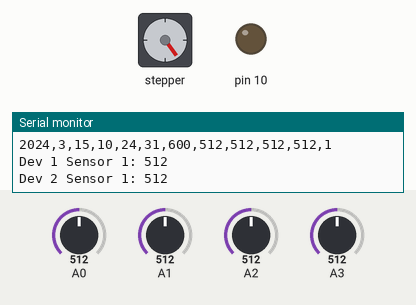
This sketch was run on a simulated Arduino Uno, built with avr-gcc and run on an emulated ATmega328P. On the bench: stepper motor, output pins drawn as LEDs (lit = HIGH), the last lines printed to the serial monitor. Inputs (shaded band) come from the test bench; at power-on: A1 = 512, A0 = 512, A3 = 512, A2 = 512. The local clock reads 2024-03-15 10:24:30 at power-on unless the sketch sets it; storage starts empty; random numbers use the default seed unless the sketch sets one; stepper angles assume 200 steps per turn.

Above: at 1.7 s.
1.8 s: A1 set to 108
At 2.7 s:
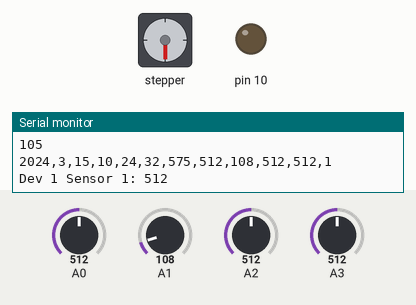
3.3 s: A1 set to 91
4.8 s: A1 set to 110
At 7.43 s:
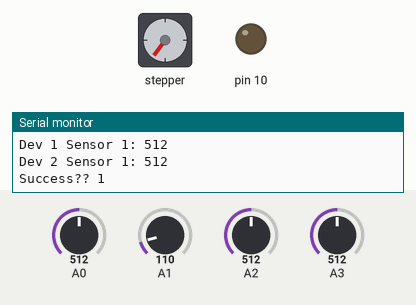
7.8 s: A0 set to 106
At 9.3 s:
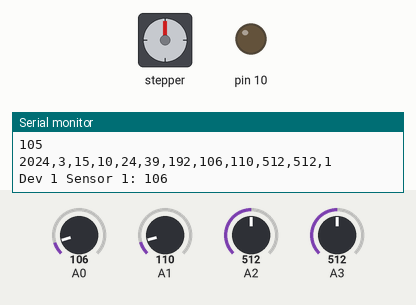
9.8 s: A0 set to 94
11.3 s: A3 set to 108
14.3 s: A3 set to 95
Timing chart, 0 to 17.3 s (numbered marks = the images above; inputs shaded):
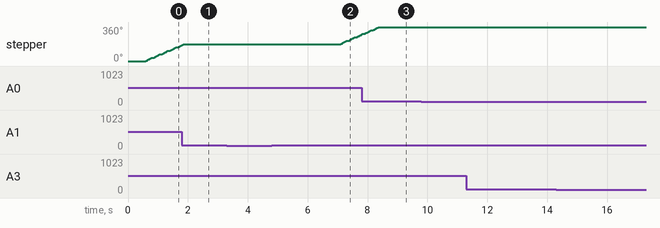

The sketch:

incage6.ino
```cpp
#include <SPI.h>
#include <Wire.h>
#include <SD.h>
#include <Adafruit_MotorShield.h>
#include <Adafruit_PWMServoDriver.h>
#include "RTClib.h"
//#include <DS1307RTC.h>

////////////////////////////// Hi Scott
// KLB Note: Who's Scott?

// Global variables

DS1307               RTC;                    // the Real Time Clock

Adafruit_MotorShield    AFMS = Adafruit_MotorShield();          // The motor shield object with the default I2C address
Adafruit_StepperMotor   *myMotor = AFMS.getStepper(200, 2);  // Connect a stepper motor with 120 steps per revolution (3 degree) to motor port #2 (M3 and M4)

const int            chipSelect       = 4;  //CS for the SD card (4 for ethernet shield)


unsigned long        ms_prev;               // TODO: ERASE
unsigned long        ms_incr;               // TODO: ERASE


int                  s_last_treat     = -1;
int                  elapsed_t        = 0;   // last second in which the monkey got a treat. = 100 at start up to identify first cycle
int                  mot_ctr          = 0;   // current motor step
int                  giving_got_treat = 0;   // 0 = No (or he can get a new treat), 1 = yes

int                  go_LEDs          = 1;   // status of the "you can do the task" LEDs (0 = off, 1 = on)


// To store the settings:

int                  dev_set         = 1;            // device configuration, i .e. the sensors connected, which determines how the software decides if the monkey succeeded
int                  rand_threshold  = 100;          // % of times the monkey will get a rewawrd
int                  th_sensor1_1    = 100;          // threshold that indicates that the monkey has successfully activated sensor 1 of device 1
int                  th_sensor1_2    = 100;          // threshold that indicates that the monkey has successfully activated sensor 2 of device 1
int                  th_sensor2_1    = 100;          // threshold that indicates that the monkey has successfully activated sensor 1 of device 2
int                  th_sensor2_2    = 100;          // threshold that indicates that the monkey has successfully activated sensor 2 of device 2
int                  time_btw_treats = 5;


// To generate the file name

int                   file_name_ctr    = 0;          // counter to generate the filename
int                   sample_in_file_ctr   = 1;      // counts the number of rows in teh current log file


// File variable

File                  myFile;


//////////////////////////////

// INTERRUPT 0 FUNCTION - DUMP SD CARD

void dumpSwitch (){

  // Turn the motor LED ON
  digitalWrite( 5, HIGH );
}


//////////////////////////////

// SETUP function

void setup()
{
 // Open serial communications and wait for port to open:

  Serial.begin(9600);
  Wire.begin();
  RTC.begin();


  // to calculate the ms:

  ms_prev            = millis();


  // CHECK IF THE RT CLOCK IS WORKING

  if (! RTC.isrunning()) {
    Serial.println("RTC is NOT running!");
    // following line sets the RTC to the date & time this sketch was compiled
    // RTC.adjust(DateTime(__DATE__, __TIME__));
  }


    // INITIALIZE SD CARD:

  Serial.println();
  Serial.print("Initializing SD card...");
  // make sure that the default chip select pin is set to output, even if you don't use it:
  // KLB note: I believe the default pin for SD card is 4, not 10...
  pinMode(10, OUTPUT);


  // see if the card is present and can be initialized:

  if ( !SD.begin( chipSelect ) ){

    Serial.println("ERROR: Card failed or not present");
    // don't do anything else
    return;
  }
  Serial.println("card initialized.");


  delay(500);


  myFile  = SD.open( "config.csv", FILE_READ );

  if ( myFile == 0 ){

    // print error if config.csv is not present:
    Serial.println("ERROR: Could not find `config.csv`");
    // don't do anything else
    return;
  }


  Serial.println();
  Serial.println("Reading config from SD card...");


  // read the parameters from the SD card and store them in the String config_string

  String     config_string    = "";
  char       current_char;

  while ( myFile.available() ){

    current_char     = myFile.read();

    config_string    += current_char;
  }


  // TODO: erase
  Serial.print("the string is...");
  Serial.println( config_string );
  Serial.println("and the stored settings are...");

  // separate the comma separated string into the variables we want to use

  int          config_par_ctr = 0;              // to know which variable we're reading
  int          comma_pos;                       // position of the first comma in the string ()
  String       aux_string = "";


  do {

    comma_pos   = config_string.indexOf(',');    // Find the first ',' in the string


    if ( comma_pos != - 1 ){

      aux_string  = config_string.substring( 0, comma_pos );   // create a string to store the first chunk of text that corresponds to a variable


      if (config_par_ctr == 0 ){   // store the chunk, converted to int, in its corresponding variable

        int dev_set     = aux_string.toInt();
        Serial.println( dev_set );
      }
      else if (config_par_ctr == 1) {

        int th_sensor1_1 = aux_string.toInt();
        Serial.println( th_sensor1_1 );
      }
      else if (config_par_ctr == 2) {

        int th_sensor1_2 = aux_string.toInt();
        Serial.println( th_sensor1_2 );
      }
      else if (config_par_ctr == 3) {

        int th_sensor2_1 = aux_string.toInt();
        Serial.println( th_sensor2_1 );
      }
      else if (config_par_ctr == 4) {

        int th_sensor2_2 = aux_string.toInt();
        Serial.println( th_sensor2_2 );
      }


      config_string = config_string.substring( comma_pos +1, config_string.length() );   // delete the part of the string that we've just read

      config_par_ctr ++;
    }
    else{   // this is the last piece of text

      int rand_threshold = config_string.toInt();

//      Serial.print("% times monkey gets treat: ");
      Serial.println( rand_threshold, DEC );

    }
  }
  while (comma_pos >= 0);


  myFile.close();


  delay(1000);


    // print the parameters in the terminal

  //  Serial.print("dev config: ");
  //  Serial.println(dev_set);
  //  Serial.print("threshold sensor 1 Dev 1: ");
  //  Serial.println(th_sensor1_1, DEC);
  //  Serial.print("threshold sensor 2 Dev 1: ");
  //  Serial.println(th_sensor1_2, DEC);
  //  Serial.print("threshold sensor 1 Dev 2: ");
  //  Serial.println(th_sensor2_1, DEC);
  //  Serial.print("threshold sensor 2 Dev 2: ");
  //  Serial.println(th_sensor2_2, DEC);
  //  Serial.print("% successes gets treat: ");
  //  Serial.println( rand_threshold );
  //
  Serial.println();
//  Serial.println("==");
//  Serial.println();


  delay(1000);


  // Store parameters into a file (paramXXX.csv)
  // TODO


  // Define interrupt 0: if we activate a switch it dumps the SD card through the ethernet

  attachInterrupt( 0, dumpSwitch, FALLING );
//


  // Initialize the motor

  AFMS.begin();              // create with the default frequency 1.6KHz
  //AFMS.begin(1000);  // OR with a different frequency, say 1KHz

  myMotor->setSpeed(10);    // 10 rpm


  Serial.println("Initialized motor");
//  Serial.println("==");
  Serial.println();

  delay(500);

}


//////////////////////////////

// LOOP function

void loop()
{


  // some variable definitions

  int success;


  // Read sensors:

  int sensor1_1        = analogRead( 0 );     // Read device 1 sensor 1 (in pin 0)
  int sensor1_2        = analogRead( 1 );     // Read device 1 sensor 2 (in pin 1)

  int sensor2_1        = analogRead( 2 );     // Read device 2 sensor 1 (in pin 2)
  int sensor2_2        = analogRead( 3 );     // Read device 2 sensor 2 (in pin 3)


  // Read the clock (year, month, day, hour, minute, seconds):

  DateTime now         = RTC.now();

  // Read miliseconds and calculate difference between loops:

  unsigned long ms_now     = millis();


   // Decide if the monkey gets a treat:

  success         = decideIfTreat( sensor1_1, sensor1_2, sensor2_1, sensor2_2 );


  //    Serial.print(now.year(), DEC);
  //    Serial.print('/');
  //    Serial.print(now.month(), DEC);
  //    Serial.print('/');
  //    Serial.print(now.day(), DEC);
  //    Serial.print(' ');
  //    Serial.print(now.hour(), DEC);
  //    Serial.print(':');
  //    Serial.print(now.minute(), DEC);
  //    Serial.print(':');
  //    Serial.print(now.second(), DEC);
  //    Serial.println();


  // Calculate elapsed time between loop iterations:

  ms_incr       = ms_now - ms_prev;
  ms_prev       = ms_now;


  // Create a string to log the data in the SD card:

  String         dataString = "";

  dataString     += now.year();
  dataString     += ",";
  dataString     += now.month();
  dataString     += ",";
  dataString     += now.day();
  dataString     += ",";
  dataString     += now.hour();
  dataString     += ",";
  dataString     += now.minute();
  dataString     += ",";
  dataString     += now.second();
  dataString     += ",";
  dataString     += ms_now % 1000;
  dataString     += ",";
  dataString     += sensor1_1;
  dataString     += ",";
  dataString     += sensor1_2;
  dataString     += ",";
  dataString     += sensor2_1;
  dataString     += ",";
  dataString     += sensor2_2;
  dataString     += ",";
  dataString     += success;


  // open the file we want to write to:

  char         dataFileName[]   = "data000.csv";   // this is the basic filename, we increase the last three digits


  // Generate file name

  if ( file_name_ctr < 10 ){

    dataFileName[6]  = file_name_ctr + '0';
  }
  else if ( file_name_ctr < 100 ){

    dataFileName[5]  = (char) file_name_ctr / 10 + '0';
    dataFileName[6]  = (char) file_name_ctr % 10 + '0';
  }
  else if ( file_name_ctr < 1000 ){

    dataFileName[4]  = (char) file_name_ctr / 100 + '0';
    dataFileName[5]  = (char) (file_name_ctr - 100 * file_name_ctr / 100 ) / 10 + '0';
    dataFileName[6]  = (char) file_name_ctr % 10 + '0';
  }


  // Create the variable used for storing the data:

  myFile      = SD.open( dataFileName, FILE_WRITE);


  // if the file is available then write! :
  if (myFile){

    myFile.println(dataString);
    myFile.close();               // It is necessary to close the file before opening it again // TODO: CHECK FLUSH()

    // Print to the serial port too:
    Serial.println(dataString);

  }
  else{

    Serial.println("ERROR: couldn't write SD card");
  }


  // check if we have got to the datafile limit (1 day = 28800 samples):

  sample_in_file_ctr ++;

  //  if ( sample_in_file_ctr == 28800 ){
  if ( sample_in_file_ctr == 400 ){

    file_name_ctr ++;
    sample_in_file_ctr   = 0;
  }


  // Print sensor readings:

  Serial.print("Dev 1 Sensor 1: ");
  Serial.println(sensor1_1, DEC);
  Serial.print("Dev 2 Sensor 1: ");
  Serial.println(sensor2_1, DEC);


  // Print if the monkey succeeded:

  Serial.print("Success?? ");
  Serial.println(success, DEC);


 // calculate the elapsed time since the last treat:

  if ( s_last_treat != -1 ){                               // if it's not the first time, calculate elapsed time from the last treat

    elapsed_t   = now.second() - s_last_treat;

    if ( elapsed_t < 0 ){       // to compensate for negative differences

      elapsed_t      += 60;
    }
  }


//  Serial.print("time since last treat (s):");
//  Serial.println(elapsed_t, DEC);


  // Decide if the monkey gets a treat:

  // 1. Check if the elapsed time from the last treat is greater than it should, or if he has not performed the task in this session

  if ( ( elapsed_t > time_btw_treats ) || ( s_last_treat == -1 ) ){


    // Turn the "you can do the task" LEDS on:

    go_LEDs   = 1;


    // 2. Are we giving the monkey a treat?

    if ( giving_got_treat == 1 ){           // Yes, we're giving the monkey a treat

      // continue turning the motor:

      turnMotor();


      // has the motor finished turning?

      if ( mot_ctr == 0 ){


        s_last_treat     = now.second();   // Store the second in which the monkey received the treat
        giving_got_treat = 0;              // the monkey can get a new treat


        go_LEDs   = 0;


//        Serial.print("GOT TREAT AT T=");   // TODO: DELETE
//        Serial.println(s_last_treat);

        //              delay(1000);                        // TODO: DELETE

      }
      else{

//        Serial.println("GIVING TREAT");     // TODO: DELETE
      }

//      //            delay(1000);                        // TODO: DELETE
    }
    else if (giving_got_treat == 0) {       // No, we are not givint the monkey a treat


      // 3. Has the monkey just succeeded in doing the task?

      if ( success == 1 ){


        // 4. Will he get a treat this time? (compare with randomization thershold)

        if ( random(100) > (100 - rand_threshold) ){

          giving_got_treat     = 1;   // the monkey is getting a treat

          turnMotor();
        }
        else{

          s_last_treat     = now.second();   // Store the second in which the monkey received the treat
          giving_got_treat = 0;              // the monkey can get a new treat

//          Serial.print("GOT TREAT AT T=");   // TODO: DELETE
//          Serial.println(s_last_treat);
        }
      }

    }


    }
  else{


    go_LEDs   = 0;

    // Wait X ms to complete a ~50 ms cycle:

    delay(10);
  }


// See if we have to turn the "you can do the task" LEDs on or off

  if ( go_LEDs == 0 ){

    digitalWrite( 7, LOW );
    digitalWrite( 6, LOW );
  }
  else{

    digitalWrite( 7, HIGH );
    digitalWrite( 6, HIGH );
  }


//  Serial.print("Cycle time (ms): ");
  Serial.println(ms_incr, DEC);
//  Serial.println();

}


//////////////////////////////

// Function to decide if the monkey gets a treat

int decideIfTreat(int input1_1, int input1_2, int input2_1, int input2_2 ){


  switch(dev_set){

  case 1:              // For the first combination of sensors

    if ( ( (input1_1 > th_sensor1_1) && (input1_2 > th_sensor1_2) ) && ( (input2_1 > th_sensor2_1) && (input2_2 > th_sensor2_2) ) ){
      return 1;
    }
    else{
      return 0;
    }

    break;

  case 2:              // For the second combination of sensors

    if ((input1_1 < th_sensor1_1) && (input2_1 < th_sensor1_2)){
      return 1;
    }
    else{
      return 0;
    }

    break;
  }

}


//////////////////////////////

// Function that turns the motor

void turnMotor (){


  // Turn on the receiving treat LED - TODO: delete
  digitalWrite( 2, HIGH );


  // Turn the motor
  if ( mot_ctr < 100 ){

    myMotor->step(20, FORWARD, DOUBLE);
    mot_ctr  = mot_ctr + 20;

    Serial.print("current motor step: ");     // TODO: DELETE
    Serial.println(mot_ctr, DEC);

    // Turn the LED that indicates that the motor is turning on:
    digitalWrite( 5, HIGH );

  }
  else if ( mot_ctr == 100 ) {

    mot_ctr           = 0;

    // Turn the LED that indicates that the motor is turning off:
    digitalWrite( 5, LOW );

  }

}
```

Measured:
- after the input at 4.8 s, stepper: turns 99° clockwise in 0.68 s, starting after 2.3 s
